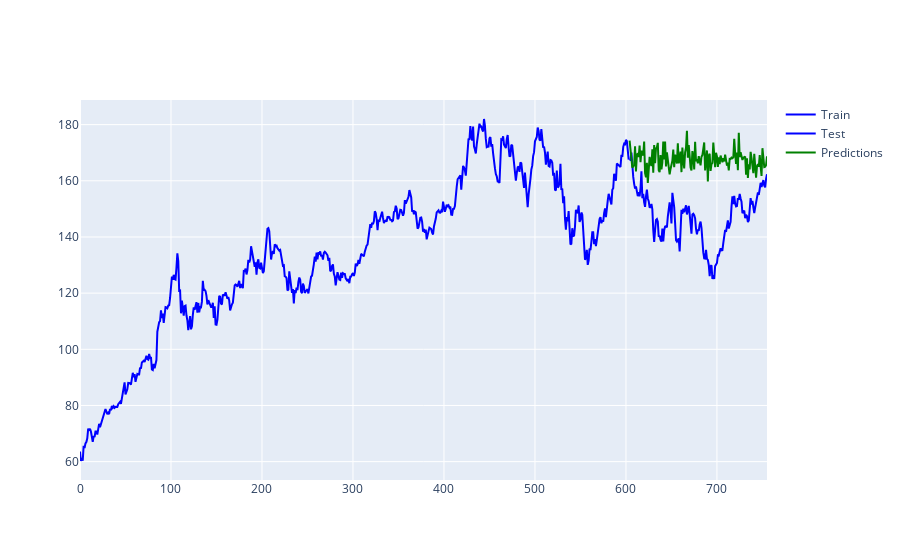

Write notebook code for a chart like this one.
### Code cell
# Create a new figure
fig = go.Figure()

# Add a line for the train data
fig.add_trace(go.Scatter(x=np.arange(len(train)), y=train, mode='lines', name='Train', line=dict(color='blue')))

# Add a line for the test data
fig.add_trace(go.Scatter(x=np.arange(len(train), len(train) + len(test)), y=test, mode='lines', name='Test', line=dict(color='blue')))

# Add a line for the predictions
fig.add_trace(go.Scatter(x=np.arange(len(train), len(train) + len(test)), y=V, mode='lines', name='Predictions', line=dict(color='green')))

# Show the figure
fig.show()

### Figure 1 — Plotly figure (JSON) as saved in the notebook; plotly's stock layout.template omitted (floating-point values rounded to 4 significant figures; data arrays with more than 128 entries replaced by an {"elided": "..."} marker saying what was removed)
{"data": [{"line": {"color": "blue"}, "mode": "lines", "name": "Train", "type": "scatter", "x": {"elided": "604 int values"}, "y": {"elided": "604 float values"}}, {"line": {"color": "blue"}, "mode": "lines", "name": "Test", "type": "scatter", "x": {"elided": "152 int values"}, "y": {"elided": "152 float values"}}, {"line": {"color": "green"}, "mode": "lines", "name": "Predictions", "type": "scatter", "x": {"elided": "152 int values"}, "y": {"elided": "1000 float values"}}], "layout": {}}
